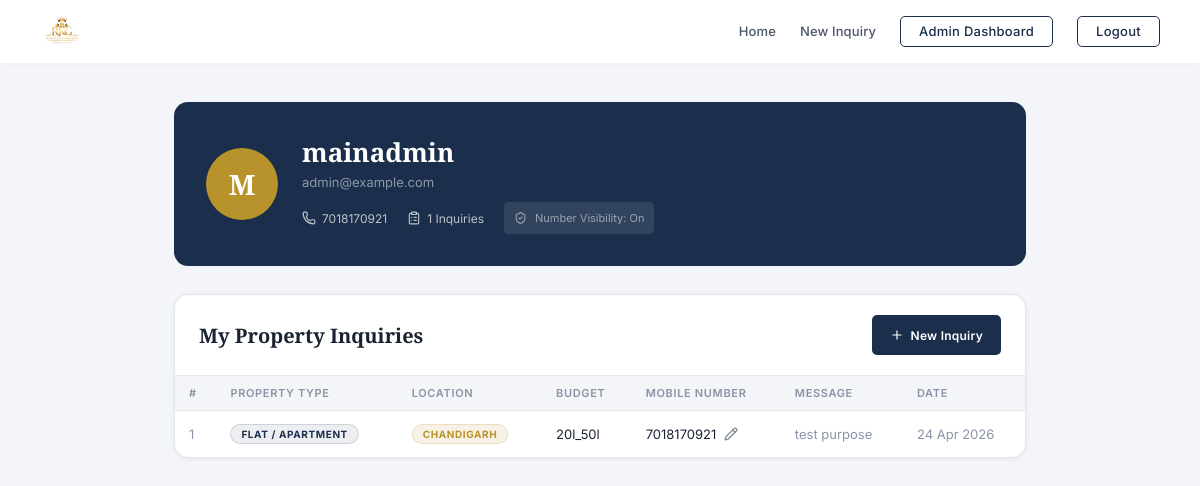
The app's page /profile/ (signed in) with its own data.
### mainapp/models.py (models this page shows, shortened)
class Lead(models.Model):
    user = models.ForeignKey(User, on_delete=models.SET_NULL, null=True, blank=True)
    PROPERTY_CHOICES = [
        ('flat', 'Flat / Apartment'),
        ('room', 'Room / PG / Studio'),
        ('plot', 'Residential Plot'),
        ('villa', 'Independent Villa / House'),
        ('commercial', 'Commercial Space / Shop / Office'),
        ('building', 'Building / Complex'),
        ('farm', 'Farm House / Agricultural Land'),
        ('other', 'Other'),
    ]
    LOCATION_CHOICES = [
        ('chandigarh', 'Chandigarh'),
        ('mohali', 'Mohali'),
        ('zirakpur', 'Zirakpur'),
        ('panchkula', 'Panchkula'),
        ('kharar', 'Kharar'),
        ('haryana', 'Haryana (Other)'),
        ('other', 'Other Location'),
    ]
    name = models.CharField(max_length=200)
    phone = models.CharField(max_length=20)
    email = models.EmailField(blank=True, null=True)
    property_interest = models.CharField(max_length=50, choices=PROPERTY_CHOICES, default='flat')
    preferred_location = models.CharField(max_length=50, choices=LOCATION_CHOICES, default='mohali')
    budget = models.CharField(max_length=100, blank=True, null=True)
    message = models.TextField(blank=True, null=True)
    submitted_at = models.DateTimeField(auto_now_add=True)
    class Meta:
        ordering = ['-submitted_at']
        verbose_name = 'Lead'
        verbose_name_plural = 'Leads'

### mainapp/views.py (the view)
# urls.py: path('profile/', views.profile_view, name='profile'),
@login_required
def profile_view(request):
    user_leads = Lead.objects.filter(user=request.user).order_by('-submitted_at')
    latest_lead = user_leads.first()
    latest_phone = latest_lead.phone if latest_lead else "Not provided"
    context = {
        'leads': user_leads,
        'inquiry_count': user_leads.count(),
        'latest_phone': latest_phone
    }
    return render(request, 'profile.html', context)

### templates/profile.html (shortened to what this page needs)
{% load static %}
<!DOCTYPE html>
<html lang="en">
<head>
  <link rel="stylesheet" href="{% static 'css/style.css' %}">
</head>
<body>
<header id="header">
  <a href="{% url 'index' %}" class="logo">
    <img src="{% static 'images/rkg_logo.png' %}" alt="RKG Sovereign Realty" class="logo-img">
  </a>
  <nav>
    <a href="{% url 'index' %}">Home</a>
    <a href="{% url 'leads' %}">New Inquiry</a>
    {% if user.is_staff %}
    <a href="{% url 'dashboard' %}" class="btn btn-outline" style="padding:8px 18px;font-size:12px;">Admin Dashboard</a>
    {% endif %}
    <a href="{% url 'logout' %}" class="btn btn-outline" style="padding:8px 18px;font-size:12px;">Logout</a>
  </nav>
</header>
<div class="profile-wrap">
  <div class="profile-header">
    <div class="profile-avatar">{{ user.first_name|first|upper|default:user.username|first|upper }}</div>
    <div style="flex: 1;">
      <div class="profile-name">{{ user.first_name|default:user.username }}</div>
      <div class="profile-email">{{ user.email }}</div>
      <div style="margin-top:12px; display: flex; gap: 20px; flex-wrap: wrap;">
        <div style="font-size: 12px; color: rgba(255,255,255,0.7); display: flex; align-items: center; gap: 6px;">
          <i data-lucide="phone" style="width:14px;"></i> {{ latest_phone }}
        </div>
        <div style="font-size: 12px; color: rgba(255,255,255,0.7); display: flex; align-items: center; gap: 6px;">
          <i data-lucide="clipboard-list" style="width:14px;"></i> {{ inquiry_count }} Inquiries
        </div>
        <div style="font-size: 11px; color: rgba(255,255,255,0.5); display: flex; align-items: center; gap: 8px; background: rgba(255,255,255,0.1); padding: 4px 10px; border-radius: 4px;">
          <i data-lucide="shield-check" style="width:13px;"></i> Number Visibility: On
        </div>
      </div>
    </div>
  </div>
  <div class="leads-table">
    <div class="table-header">
      <div class="table-title">My Property Inquiries</div>
      <a href="{% url 'leads' %}" class="btn" style="padding:8px 18px;font-size:12px;">
        <i data-lucide="plus" style="width:14px;"></i> New Inquiry
      </a>
    </div>
    {% if leads %}
    <table>
      <thead>
        <tr>
          <th>#</th>
          <th>Property Type</th>
          <th>Location</th>
          <th>Budget</th>
          <th>Mobile Number</th>
          <th>Message</th>
          <th>Date</th>
        </tr>
      </thead>
      <tbody>
        {% for lead in leads %}
        <tr>
          <td style="color:var(--text-muted);">{{ forloop.counter }}</td>
          <td><span class="badge badge-navy">{{ lead.get_property_interest_display }}</span></td>
          <td><span class="badge badge-gold">{{ lead.get_preferred_location_display|default:lead.preferred_location }}</span></td>
          <td>{{ lead.budget|default:"—" }}</td>
          <td>
            <div style="display:flex;align-items:center;gap:8px;">
              {{ lead.phone }}
              <a href="{% url 'update_phone' lead.id %}" title="Update Mobile Number" style="color:var(--navy);opacity:0.6;transition:all 0.2s;display:flex;align-items:center;" onmouseover="this.style.opacity=1;transform:translateY(-1px);" onmouseout="this.style.opacity=0.6;transform:none;">
                <i data-lucide="pencil" style="width:14px;height:14px;"></i>
              </a>
            </div>
          </td>
          <td style="max-width:200px;color:var(--text-muted);">{{ lead.message|default:"—"|truncatechars:60 }}</td>
          <td style="color:var(--text-muted);white-space:nowrap;">{{ lead.submitted_at|date:"d M Y" }}</td>
        </tr>
        {% endfor %}
      </tbody>
    </table>
    {% endif %}
  </div>
</div>
</body>
</html>

### static/css/style.css (style rules this page uses)
:root { --white: #FFFFFF; --off-white: #F8F9FC; --bg: #F4F5F8; --surface: #FFFFFF; --border: #E2E6ED; --border-dark: #C9CDD8; --navy: #1B2E4B; --navy-mid: #253D63; --navy-light: #2F4E7E; --navy-dim: rgba(27,46,75,0.08); --accent: #B8922A; --accent-dim: rgba(184,146,42,0.12); --text-primary: #1B2333; --text-secondary: #4A5568; --text-muted: #8A94A6; --text-light: #B0B8C8; --green: #16A34A; --green-bg: rgba(22,163,74,0.08); --blue: #2563EB; --blue-bg: rgba(37,99,235,0.08); --red: #DC2626; --red-bg: rgba(220,38,38,0.08); --radius-sm: 5px; --radius-md: 10px; --radius-lg: 14px; --shadow-sm: 0 1px 4px rgba(27,46,75,0.08); --shadow-md: 0 4px 16px rgba(27,46,75,0.10); --shadow-lg: 0 8px 32px rgba(27,46,75,0.12); --shadow-premium: 0 10px 40px -10px rgba(27,46,75,0.18); --glass-bg: rgba(255, 255, 255, 0.7); --glass-border: rgba(255, 255, 255, 0.4); --glass-blur: 12px; --transition: 0.3s cubic-bezier(0.4, 0, 0.2, 1); }
*, *::before, *::after { margin: 0; padding: 0; box-sizing: border-box; }
body { font-family: 'Inter', sans-serif; background: var(--bg); color: var(--text-primary); overflow-x: hidden; width: 100%; -webkit-font-smoothing: antialiased; }
html { overflow-x: hidden; width: 100%; scroll-behavior: smooth; font-size: 16px; }
a { text-decoration: none; color: inherit; }
img { display: block; max-width: 100%; }
header { position: fixed; top: 0; left: 0; right: 0; z-index: 1000; height: 64px; display: flex; align-items: center; justify-content: space-between; padding: 0 40px; background: var(--white); border-bottom: 1px solid rgba(0, 0, 0, 0.05); box-shadow: 0 2px 10px rgba(0, 0, 0, 0.02); transition: all 0.3s ease; }
.logo { display: flex; align-items: center; }
.logo-img { height: 44px; width: auto; object-fit: contain; display: block; }
header nav { display: flex; align-items: center; gap: 24px; }
header nav a { font-size: 13px !important; font-weight: 500 !important; color: var(--text-secondary); transition: all 0.2s ease; letter-spacing: 0.01em; display: flex !important; align-items: center !important; gap: 7px !important; line-height: 1 !important; }
.btn { display: inline-flex; align-items: center; justify-content: center; gap: 7px; font-family: 'Inter', sans-serif; font-size: 13px; font-weight: 600; letter-spacing: 0.02em; padding: 10px 22px; border-radius: var(--radius-sm); border: none; cursor: pointer; transition: all var(--transition); text-decoration: none; white-space: nowrap; background: var(--navy); color: var(--white); }
.btn-outline { background: transparent; color: var(--navy); border: 1.5px solid var(--navy); }
.badge { display: inline-flex; align-items: center; gap: 5px; padding: 3px 10px; border-radius: 99px; font-size: 11px; font-weight: 600; letter-spacing: 0.04em; }
.badge-navy { background: var(--navy-dim); color: var(--navy); border: 1px solid rgba(27,46,75,0.15); }
.badge-gold { background: var(--accent-dim); color: var(--accent); border: 1px solid rgba(184,146,42,0.2); }
table { width: 100%; border-collapse: collapse; font-size: 13.5px; }
thead tr { border-bottom: 1.5px solid var(--border); }
thead th { padding: 10px 14px; font-size: 11px; font-weight: 600; letter-spacing: 0.06em; text-transform: uppercase; color: var(--text-muted); text-align: left; }
tbody tr { border-bottom: 1px solid var(--border); transition: background var(--transition); }
tbody tr:last-child { border-bottom: none; }
tbody td { padding: 13px 14px; color: var(--text-primary); vertical-align: middle; }

### records on screen
Lead: phone "7018170921", property_interest "FLAT / APARTMENT", preferred_location "CHANDIGARH", budget "20l_50l", message "test purpose", submitted_at "24 Apr 2026"

### other values on screen
{{ user.first_name|first|upper|default:user.username|first|upper }} "M"
{{ user.first_name|default:user.username }} "mainadmin"
{{ user.email }} "admin@example.com"
{{ inquiry_count }} "1"
